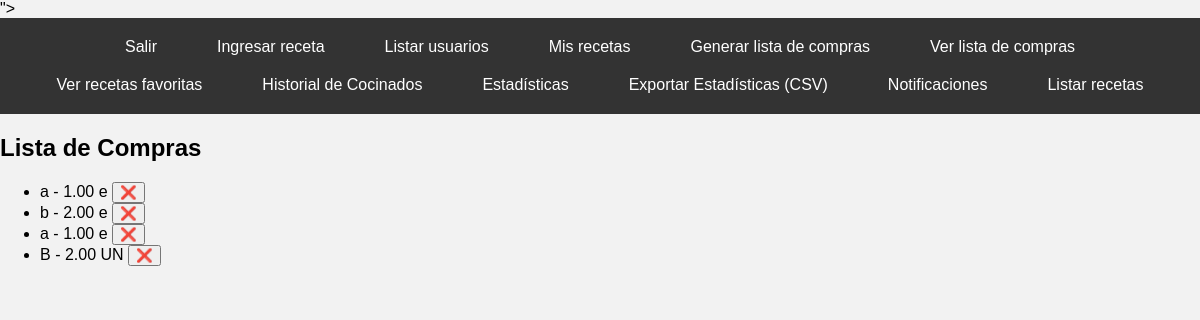
Screenshot of /lista_compras/ (signed in) with the database file from the repository.
### polls/models.py (models this page shows, shortened)
class ListaDeCompras(models.Model):
    usuario = models.ForeignKey(settings.AUTH_USER_MODEL, on_delete=models.CASCADE)
    receta = models.ForeignKey(Receta, on_delete=models.CASCADE)
    ingrediente = models.ForeignKey(Ingrediente, on_delete=models.CASCADE)
    cantidad = models.DecimalField(max_digits=5, decimal_places=2)  # Cantidad necesaria para la receta
    unidad = models.CharField(max_length=50)  # Unidad de medida del ingrediente

class Ingrediente(models.Model):
    nombre = models.CharField(max_length=100)
    cantidad = models.DecimalField(max_digits=5, decimal_places=2)  # Asegúrate de que este campo existe
    unidad = models.CharField(max_length=50)  # Asegúrate de que este campo existe

### polls/views.py (the view, shortened to what this page needs)
# urls.py: path('lista_compras/', ListaComprasView.as_view(), name='ver_lista_compras'),
class ListaComprasView(LoginRequiredMixin, ListView):
    model = ListaDeCompras
    template_name = 'polls/lista_compras.html'
    context_object_name = 'lista_compras'
    def get_queryset(self):
        return ListaDeCompras.objects.filter(usuario=self.request.user)

### polls/templates/polls/lista_compras.html (shortened to what this page needs)
{% extends "polls/base.html" %}
{% block content %}
<h2>Lista de Compras</h2>
<ul id="lista-compras">
    {% for item in lista_compras %}
        <li id="item-{{ item.id }}">
            {{ item.ingrediente.nombre }} - {{ item.cantidad }} {{ item.unidad }}
            <button class="eliminar-item" data-item-id="{{ item.id }}">❌</button>
        </li>
    {% empty %}
        <li>No hay artículos en la lista de compras.</li>
    {% endfor %}
</ul>
{% endblock %}

### polls/templates/polls/base.html (style rules this page uses)
body { font-family: Arial, sans-serif; margin: 0; padding: 0; background-color: #f2f2f2; }

### rows the page displays
ListaDeCompras: ingrediente.nombre "a", cantidad "1.00", unidad "e"
ListaDeCompras: ingrediente.nombre "b", cantidad "2.00", unidad "e"
ListaDeCompras: ingrediente.nombre "a", cantidad "1.00", unidad "e"
ListaDeCompras: ingrediente.nombre "B", cantidad "2.00", unidad "UN"
